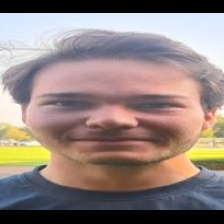
#> input picture data_test/faces/test_faces/0008_face_0.jpg, 224 x 224 px; its folder holds only this picture in this run
$ python -i crop_faces.py   (imports and definitions only)
#> lines starting #> are read from the running program, lines starting #| are printed output that depends on the picture
import os
import cv2
import numpy as np
# from retinaface import RetinaFace
import gc
import pandas as pd

# [151 lines left out: functions preprocess_face, detect_faces, extract_and_save_faces, load_images, create_extractions, detect_faces_test and 1 more, not called in this run]

def extract_and_save_test_faces(images, output_folder, batch_size=50, target_size=(224, 224)):
    os.makedirs(output_folder, exist_ok=True)

    stats = {
        'total_images': 0,
        'faces_detected': 0,
        'fallback_crops': 0
    }

    for batch_start in range(0, len(images), batch_size):
        batch_images = images[batch_start:batch_start + batch_size]

        for filename, image in batch_images:
            stats['total_images'] += 1
            print(f"Processing {filename}...")

            # Convert to RGB for detection
            rgb_image = cv2.cvtColor(image, cv2.COLOR_BGR2RGB)
            face_detections = detect_faces_test(rgb_image)

            if not face_detections:
                print(f"No faces detected in {filename}. Using centered crop...")
                stats['fallback_crops'] += 1

                # Get centered crop
                processed_face = get_centered_crop(image, target_size)
                face_filename = f"{os.path.splitext(filename)[0]}_face_0.jpg"
                face_path = os.path.join(output_folder, face_filename)
                cv2.imwrite(face_path, cv2.cvtColor(preprocess_face(processed_face, target_size), cv2.COLOR_RGB2BGR))
                continue

            stats['faces_detected'] += len(face_detections)

            # Process and save each face
            for i, detection in enumerate(face_detections):
                box = detection['box']
                x, y, w, h = box

                # Dynamic margin based on face size and confidence
                base_margin = max(w, h) * 0.2
                confidence = detection.get('confidence', 0.5)
                margin = int(base_margin * (1 + (1 - confidence)))

                # Add margin to bounding box
                x = max(0, x - margin)
                y = max(0, y - margin)
                w = min(w + 2 * margin, image.shape[1] - x)
                h = min(h + 2 * margin, image.shape[0] - y)

                # Extract face region
                face = image[y:y+h, x:x+w]

                # Preprocess face
                processed_face = preprocess_face(face, target_size)
                if processed_face is None:
                    print(f"Warning: Could not process face {i} in {filename}")
                    continue

                # Save face image
                face_filename = f"{os.path.splitext(filename)[0]}_face_{i}.jpg"
                face_path = os.path.join(output_folder, face_filename)
                cv2.imwrite(face_path, cv2.cvtColor(processed_face, cv2.COLOR_RGB2BGR))

    print("\nProcessing complete:")
    print(f"Total images processed: {stats['total_images']}")
    print(f"Total faces detected: {stats['faces_detected']}")
    print(f"Fallback crops created: {stats['fallback_crops']}")
    print(f"Average faces per image with detections: {stats['faces_detected']/(stats['total_images']-stats['fallback_crops']):.2f}")

def process_and_crop_faces(test_image_folder, test_output_folder):
    test_images, _ = load_images(test_image_folder)
    extract_and_save_test_faces(test_images, output_folder=test_output_folder, batch_size=50)


>>> import cv2
>>> picture = cv2.imread('../../data_test/faces/test_faces/0008_face_0.jpg', cv2.IMREAD_GRAYSCALE)
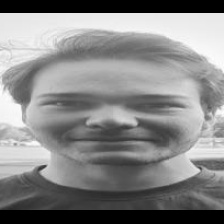
#> picture: shape (224, 224); min 0, max 254, mean 134.6
>>> result = extract_and_save_test_faces(picture, 'out.png')
#> the loop in extract_and_save_test_faces, `for batch_start in range(0, len(images), batch_size):` made 1 pass
#> pass 1, in extract_and_save_test_faces, `batch_images = images[batch_start:batch_start + batch_size]`:
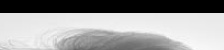
#> batch_images: shape (50, 224); min 0, max 254, mean 158.1
#> after the loop in extract_and_save_test_faces, `for batch_start in range(0, len(images), batch_size):`: stats = {'total_images': 0, 'faces_detected': 0, 'fallback_crops': 0}
#> (the run stopped early here; a loop or call above may not have finished)

$ run again, on data_test/faces/test_faces/0097_face_0.jpg
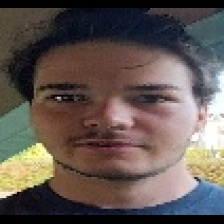
#> input picture data_test/faces/test_faces/0097_face_0.jpg, 224 x 224 px
#> `picture = cv2.imread('../../data_test/faces/test_faces/0008_face_0.jpg..`:
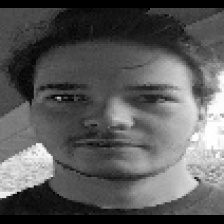
#> picture: shape (224, 224); min 0, max 255, mean 89.5
#> the loop in extract_and_save_test_faces, `for batch_start in range(0, len(images), batch_size):` made 1 pass
#> pass 1, in extract_and_save_test_faces, `batch_images = images[batch_start:batch_start + batch_size]`:
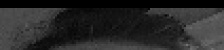
#> batch_images: shape (50, 224); min 0, max 115, mean 39.7
#> after the loop in extract_and_save_test_faces, `for batch_start in range(0, len(images), batch_size):`: stats = {'total_images': 0, 'faces_detected': 0, 'fallback_crops': 0}

$ run again, on data_test/faces/test_faces/0511_face_0.jpg
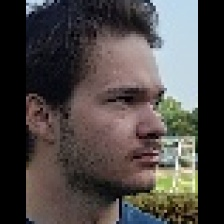
#> input picture data_test/faces/test_faces/0511_face_0.jpg, 224 x 224 px
#> `picture = cv2.imread('../../data_test/faces/test_faces/0008_face_0.jpg..`:
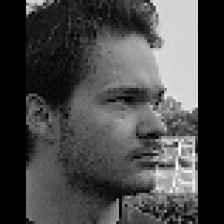
#> picture: shape (224, 224); min 0, max 255, mean 72.7
#> the loop in extract_and_save_test_faces, `for batch_start in range(0, len(images), batch_size):` made 1 pass
#> pass 1, in extract_and_save_test_faces, `batch_images = images[batch_start:batch_start + batch_size]`:
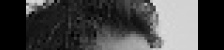
#> batch_images: shape (50, 224); min 0, max 230, mean 71.2
#> after the loop in extract_and_save_test_faces, `for batch_start in range(0, len(images), batch_size):`: stats = {'total_images': 0, 'faces_detected': 0, 'fallback_crops': 0}
